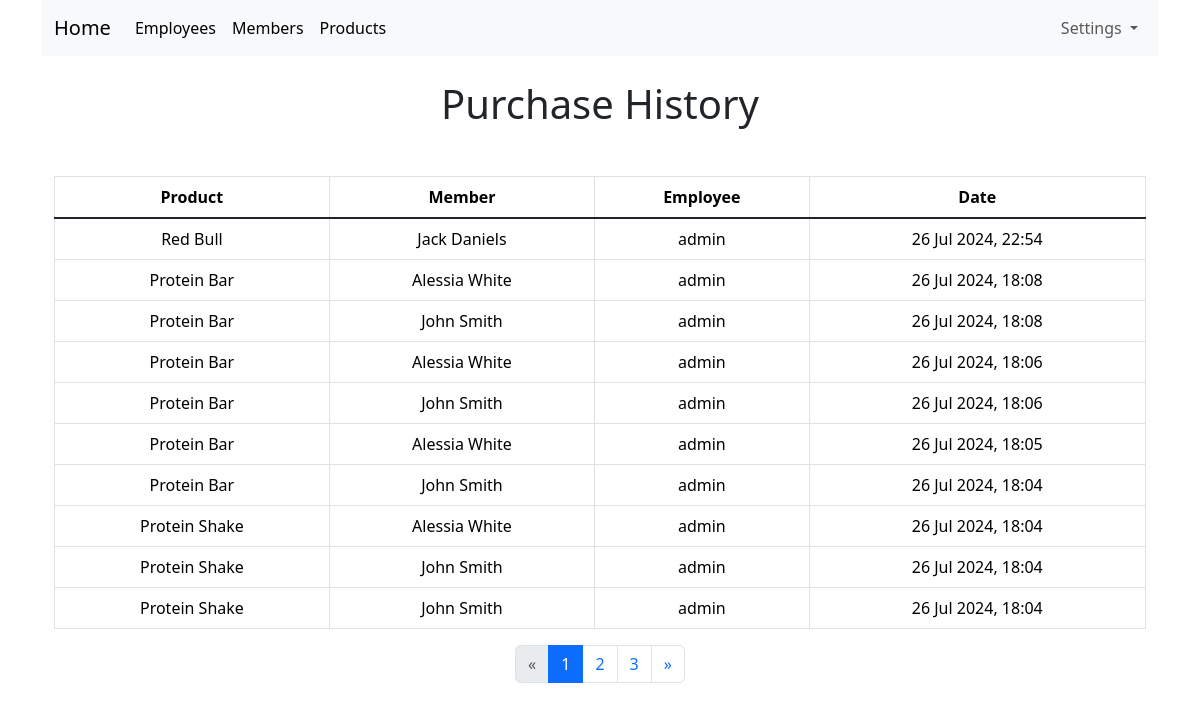
The app's page /purchase-history.php (signed in), older data.
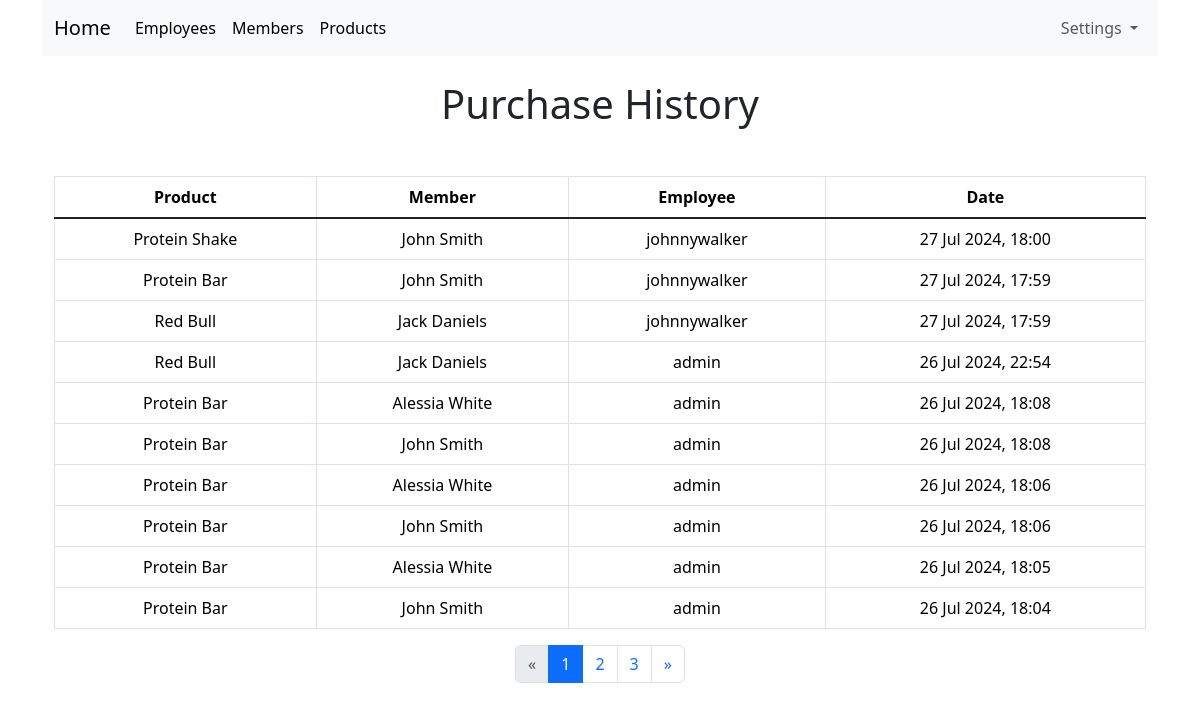
The same page, newer data.
### tables this page shows
CREATE TABLE purchase (
	id INTEGER PRIMARY KEY AUTOINCREMENT NOT NULL,
	product_id INTEGER NOT NULL,
	member_id INTEGER NOT NULL,
	employee_id INTEGER NOT NULL,
	purchase_date VARCHAR NOT NULL,
	FOREIGN KEY (product_id) REFERENCES product(id),
	FOREIGN KEY (member_id) REFERENCES member(id),
	FOREIGN KEY (employee_id) REFERENCES employee(id)
);

CREATE TABLE product (
	id INTEGER PRIMARY KEY AUTOINCREMENT NOT NULL,
	name VARCHAR NOT NULL,
	price INTEGER NOT NULL,
	created_at VARCHAR NOT NULL
);

CREATE TABLE member (
	id INTEGER PRIMARY KEY AUTOINCREMENT NOT NULL,
	first_name VARCHAR NOT NULL,
	last_name VARCHAR NOT NULL,
	birthday VARCHAR NOT NULL,
	created_at VARCHAR NOT NULL
);

CREATE TABLE employee(
	id INTEGER PRIMARY KEY AUTOINCREMENT NOT NULL,
	username VARCHAR NOT NULL UNIQUE,
	password VARCHAR NOT NULL,
	created_at VARCHAR NOT NULL,
	is_admin BOOLEAN NOT NULL
);

### lib/purchases.php (called while the page is built)
<?php
function getProductName(PDO $pdo, $id)
{
	$sql = "SELECT name FROM product WHERE id = :id";
	$stmt = $pdo->prepare($sql);
	$stmt->execute(array("id" => $id, ));
	$result = $stmt->fetchAll(PDO::FETCH_ASSOC);
	return $result[0]["name"];
}
function getMemberName(PDO $pdo, $id)
{
	$sql = "SELECT first_name, last_name FROM member WHERE id = :id";
	$stmt = $pdo->prepare($sql);
	$stmt->execute(array("id" => $id, ));
	$result = $stmt->fetchAll(PDO::FETCH_ASSOC);
	return $result[0]["first_name"] . " " . $result[0]["last_name"];
}
function getEmployeeUsername(PDO $pdo, $id)
{
	$sql = "SELECT username FROM employee WHERE id = :id";
	$stmt = $pdo->prepare($sql);
	$stmt->execute(array("id" => $id, ));
	$result = $stmt->fetchAll(PDO::FETCH_ASSOC);
	return $result[0]["username"];
}
function purchaseCount(PDO $pdo)
{
	$stmt = $pdo->prepare("SELECT COUNT(*) FROM purchase");
	$stmt->execute();
	$count = $stmt->fetchColumn();
	return $count;
}
function getPurchases(PDO $pdo, $page, $resultsPerPage)
{
	$start = ($page - 1) * $resultsPerPage;
	$stmt = $pdo->query("SELECT product_id, member_id, employee_id, purchase_date FROM purchase ORDER BY purchase_date DESC LIMIT $start, $resultsPerPage");
	$stmt->execute();
	$result = $stmt->fetchAll(PDO::FETCH_ASSOC);
	return $result;
}
?>

### lib/common.php (called while the page is built, shortened)
<?php
function htmlEscape($html)
{
	return htmlspecialchars($html, ENT_HTML5, "UTF-8");
}
function convertSqlDatetime($sqlDate)
{
	$date = DateTime::createFromFormat("Y-m-d H:i:s", $sqlDate);
	return $date->format("d M Y, H:i");
}
?>

### purchase-history.php (the view, shortened to what this page needs)
<?php
require_once "lib/common.php";
require_once "lib/purchases.php";
$pdo = getPDO();
$count = purchaseCount($pdo);
$page = isset($_GET["page"]) && is_numeric($_GET["page"]) ? $_GET["page"] : 1;
$resultsPerPage = 10;
$purchases = getPurchases($pdo, $page, $resultsPerPage);
?>
<!DOCTYPE html>
<html lang="en">
	<head>
		<?php require "templates/header.php" ?>
	</head>
	<body>
		<div class="container text-center">
			<?php require "templates/navbar.php" ?>
			<h1 class="mt-4 mb-4 display-6">Purchase History</h1>
			<div class="container mt-5">
				<div class="table-responsive">
					<table class="table table-hover table-bordered align-middle" id="purchase-list">
						<thead>
							<tr>
								<th>Product</th>
								<th>Member</th>
								<th>Employee</th>
								<th>Date</th>
							</tr>
						</thead>
						<tbody class="table-group-divider">
							<?php foreach ($purchases as $purchase): ?>
								<tr>
									<td><?php echo htmlEscape(getProductName($pdo, $purchase["product_id"])) ?></td>
									<td><?php echo htmlEscape(getMemberName($pdo, $purchase["member_id"])) ?></td>
									<td><?php echo htmlEscape(getEmployeeUsername($pdo, $purchase["employee_id"])) ?></td>
									<td><?php echo convertSqlDatetime($purchase["purchase_date"]) ?></td>
								</tr>
							<?php endforeach ?>
						</tbody>
					</table>
					<div class="container d-flex">
						<nav class="col" aria-label="Page navigation">
							<ul class="pagination mx-auto justify-content-center">
								<?php if ($page - 1 <= 0): ?>
									<li class="page-item"><a class="page-link disabled">&laquo</a></li>
								<?php else: ?>
									<li class="page-item"><a class="page-link" href="purchase-history.php?page=<?php echo ($page - 1) ?>">&laquo</a></li>
								<?php endif ?>
								<li class="page-item"><a class="page-link active"><?php echo $page ?></a></li>
								<?php if ( $resultsPerPage * $page < $count): ?>
									<li class="page-item"><a class="page-link" href="purchase-history.php?page=<?php echo ($page + 1) ?>"><?php echo ($page + 1); ?></a></li>
								<?php endif ?>
								<?php if ($resultsPerPage * $page + $page + 1 < $count): ?>
									<li class="page-item"><a class="page-link" href="purchase-history.php?page=<?php echo ($page + 2) ?>"><?php echo ($page + 2); ?></a></li>
								<?php endif ?>
								<?php if ($page * $resultsPerPage >= $count): ?>
									<li class="page-item"><a class="page-link disabled">&raquo</a></li>
								<?php else: ?>
									<li class="page-item"><a class="page-link" href="purchase-history.php?page=<?php echo ($page + 1) ?>">&raquo</a></li>
								<?php endif ?>
							</ul>
						</nav>
					</div>
				</div>
			</div>
		</div>
	</body>
</html>

Row changes from the older to the newer data that the page shows:
no longer on this page (row unchanged): purchase: product.name "Protein Shake", member.last_name "Alessia White", employee.username "admin", purchase_date "26 Jul 2024, 18:04"
no longer on this page (row unchanged): purchase: product.name "Protein Shake", member.last_name "John Smith", employee.username "admin", purchase_date "26 Jul 2024, 18:04"
no longer on this page (row unchanged): purchase: product.name "Protein Shake", member.last_name "John Smith", employee.username "admin", purchase_date "26 Jul 2024, 18:04"
added purchase: product.name "Protein Shake", member.last_name "John Smith", employee.username "johnnywalker", purchase_date "27 Jul 2024, 18:00"
added purchase: product.name "Protein Bar", member.last_name "John Smith", employee.username "johnnywalker", purchase_date "27 Jul 2024, 17:59"
added purchase: product.name "Red Bull", member.last_name "Jack Daniels", employee.username "johnnywalker", purchase_date "27 Jul 2024, 17:59"
